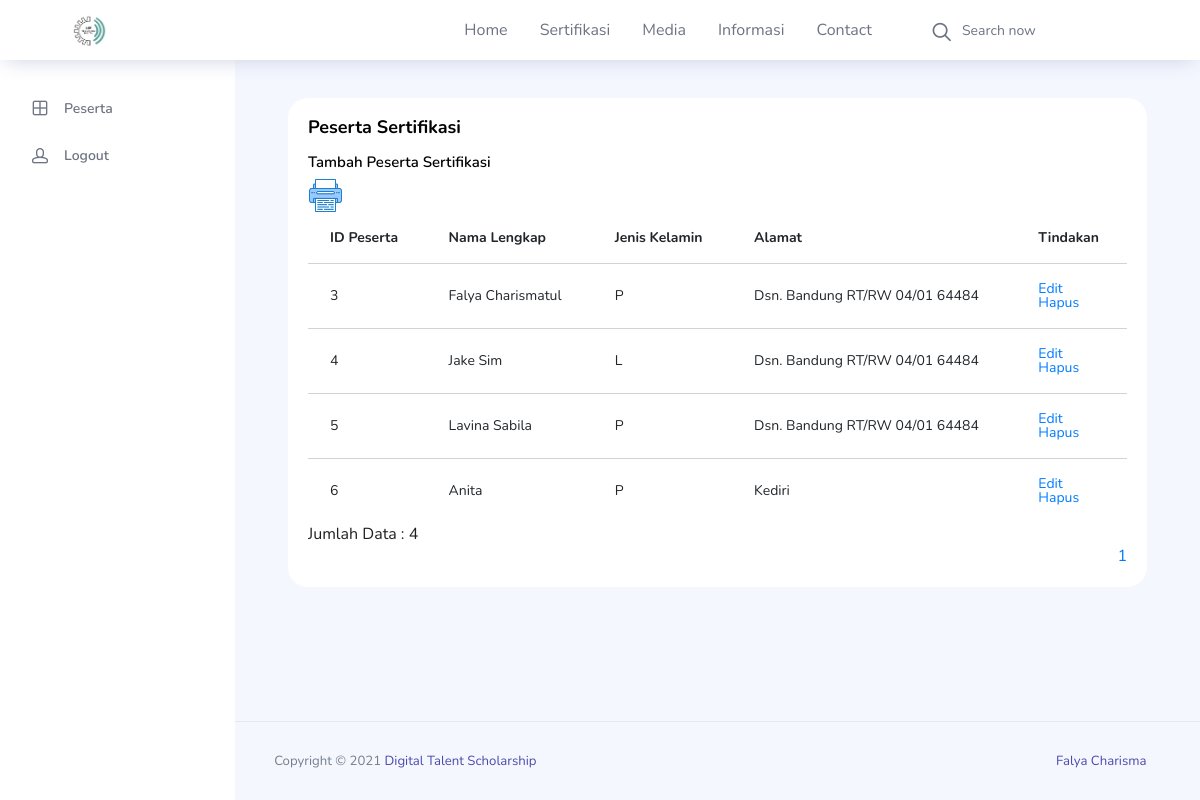
Screenshot of /pages/peserta.php (signed in) with the database file from the repository.
### tables this page shows
CREATE TABLE `peserta` (
  `id_peserta` int(11) NOT NULL,
  `nama_peserta` varchar(30) NOT NULL,
  `jenis_kelamin` enum('P','L') NOT NULL,
  `alamat` varchar(50) NOT NULL
);

### pages/peserta.php (the view, shortened to what this page needs)
<?php
include'../koneksi.php';
if(isset($_SESSION['sesi']) && !empty($_SESSION['sesi'])){
?>
<?php
include'header.php';
?>
      <div class="main-panel">
        <div class="content-wrapper">
           <div class="col-12 grid-margin stretch-card">
              <div class="card">
                <div class="card-body">
                  <h4 class="card-title">Peserta Sertifikasi</h4>
                  <a href="peserta-input.php" class="card-title"><h6>Tambah Peserta Sertifikasi</h6></a>
                  <a target="_blank" href="cetak.php"><img src="../images/printer.png" height="35px"></a>
                  <div class="table-responsive">
                    <table class="table">
                      <thead>
                        <tr>
                          <th>ID Peserta</th>
                          <th>Nama Lengkap</th>
                          <th>Jenis Kelamin</th>
                          <th>Alamat</th>
                          <th>Tindakan</th>
                        </tr>
                      </thead>
                          <tbody>
                            <?php
                            $batas=5;
                            extract($_GET);
                            if(empty($hal)){
                              $posisi = 0;
                              $hal = 1;
                            } else {
                              $posisi = ($hal-1) * $batas;
                              $nomor = $posisi+1;
                            }
                            if($_SERVER['REQUEST_METHOD'] == "POST"){
                              $pencarian = trim(mysqli_real_escape_string($db, $_POST['pencarian']));
                              if($pencarian != ""){
                                $sql = "SELECT * FROM peserta WHERE nama_peserta LIKE '%$pencarian%'
                                    OR id_peserta LIKE '%$pencarian%'
                                    OR jenis_kelamin LIKE '%$pencarian%'
                                    OR alamat LIKE '%$pencarian%'";
                                $query = $sql;
                                $queryJml = $sql;
                              } else {
                                $query = "SELECT * FROM peserta LIMIT $posisi, $batas";
                                $queryJml = "SELECT * FROM peserta";
                                $no = $posisi * 1;
                              }
                            }
                            else{
                              $query = "SELECT * FROM peserta LIMIT $posisi, $batas";
                              $queryJml = "SELECT * FROM peserta";
                            }
                            $q_tampil_peserta = mysqli_query($db, $query);
                              if(mysqli_num_rows($q_tampil_peserta)> 0){
                                  while ($r_tampil_peserta=mysqli_fetch_array($q_tampil_peserta)) {
                                ?>
                                <tr>
                                  <td><?php echo $r_tampil_peserta['id_peserta']; ?></td>
                                  <td><?php echo $r_tampil_peserta['nama_peserta']; ?></td>
                                  <td><?php echo $r_tampil_peserta['jenis_kelamin']; ?></td>
                                  <td><?php echo $r_tampil_peserta['alamat']; ?></td>
                                  <td>
                                    <div class="tombol-opsi-container"><a href="peserta-edit.php?id=<?php echo $r_tampil_peserta['id_peserta'];?>" class="tombol">Edit</a>
                                    </div>
                                    <div class="tombol-opsi-container"><a href="../proses/peserta-hapus.php?id=<?php echo $r_tampil_peserta['id_peserta'];?>" onclick = "return confirm ('Apakah Anda Yakin Akan Menghapus Data Ini?')" class="tombol">Hapus</a>
                                    </div>
                                  </td>
                                </tr>
                                <?php
                              }
                            }
                            else{
                              echo "<tr><td colspan=6>Data Tidak Ditemukan</td></tr>";
                            }
                            ?>
                          </tbody>
                    </table>
                      <?php
                        if(isset($_POST['pencarian'])){
                          if($_POST['pencarian']!=' '){
                            echo "<div style=\"float:left;\">";
                            $jml = mysqli_num_rows(mysqli_query($db, $queryJml));
                            echo "Data Hasil Pencarian: <b>$jml</b>";
                          }
                        } else {
                        ?>
                          <div style="float: left;">
                            <?php
                              $jml = mysqli_num_rows(mysqli_query($db, $queryJml));
                              echo "Jumlah Data : $jml";
                            ?>
                          </div>
                          <div style="float: right;">
                            <br>
                            <?php
                            $jml_hal = ceil($jml / $batas);
                            for($i = 1; $i <= $jml_hal; $i++){
                              if($i != $hal){
                                echo "<a href=\"?p=peserta&hal=$i\">$i</a>";
                              } else {
                                echo "<a class=\"active\">$i</a>";
                              }
                            }
                            ?>
                          </div>
                        <?php
                        }
                        ?>
                  </div>
                </div>
                </div>
              </div>
            </div>
<?php
include'footer.php';
?>
 <?php
} else {
  echo"<script>alert('Anda Harus Login Dahulu'); </script>";
  header('location:../login.php');
}
?>

### pages/header.php (shortened to what this page needs)
<!DOCTYPE html>
<html lang="en">
<head>
  <link rel="stylesheet" href="../vendors/feather/feather.css">
  <link rel="stylesheet" href="../vendors/ti-icons/css/themify-icons.css">
  <link rel="stylesheet" href="../vendors/css/vendor.bundle.base.css">
  <link rel="stylesheet" href="../vendors/datatables.net-bs4/dataTables.bootstrap4.css">
  <link rel="stylesheet" href="../vendors/ti-icons/css/themify-icons.css">
  <link rel="stylesheet" type="../text/css" href="js/select.dataTables.min.css">
  <link rel="stylesheet" href="../css/vertical-layout-light/style.css">
</head>
<body>
  <div class="container-scroller">
    <nav class="navbar col-lg-12 col-12 p-0 fixed-top d-flex flex-row">
      <div class="text-center navbar-brand-wrapper d-flex align-items-center justify-content-center">
        <a class="navbar-brand brand-logo mr-5" href="../index.php"><img src="../images/icon.png" class="mr-2" alt="logo"/></a>
      </div>
      <div class="navbar-menu-wrapper d-flex align-items-center justify-content-end">
        <ul class="navbar-nav mr-lg-2">
          <li class="nav-item">
            <a class="nav-link" href="../index.php">Home</a>
          </li>
          <li class="nav-item">
            <a class="nav-link" href="sertifikasi.php">Sertifikasi</a>
          </li>
          <li class="nav-item">
            <a class="nav-link" href="media.php">Media</a>
          </li>
          <li class="nav-item">
            <a class="nav-link" href="informasi.php">Informasi</a>
          </li>
          <li class="nav-item">
            <a class="nav-link" href="contact.php">Contact</a>
          </li>
          <form method="post">
          <li class="nav-item nav-search d-none d-lg-block">
            <div class="input-group">
              <div class="input-group-prepend hover-cursor" id="navbar-search-icon">
                <span class="input-group-text" id="search">
                  <i class="icon-search"></i>
                </span>
              </div>
              <input name="pencarian" type="text" class="form-control" id="navbar-search-input" placeholder="Search now" aria-label="search" aria-describedby="search">
            </div>
          </li>
          </form>
        </ul>
      </div>
    </nav>
    <div class="container-fluid page-body-wrapper">
      <nav class="sidebar sidebar-offcanvas" id="sidebar">
        <ul class="nav">
          <li class="nav-item">
            <a class="nav-link" data-toggle="collapse" href="#tables" aria-expanded="false" aria-controls="tables">
              <i class="icon-grid-2 menu-icon"></i>
              <span class="menu-title">Peserta</span>
              <i class="menu-arrow"></i>
            </a>
          </li>
           <li class="nav-item">
            <a class="nav-link" href="../logout.php">
               <i class="icon-head menu-icon"></i>
              <span class="menu-title">Logout</span>
            </a>
          </li>
        </ul>
      </nav>

### pages/footer.php (shortened to what this page needs)
   <footer class="footer">
          <div class="d-sm-flex justify-content-center justify-content-sm-between">
            <span class="text-muted text-center text-sm-left d-block d-sm-inline-block">Copyright © 2021 <a href="https://www.bootstrapdash.com/" target="_blank">Digital Talent Scholarship</span>
            <span class="float-none float-sm-right d-block mt-1 mt-sm-0 text-center">Falya Charisma<i class="ti-heart text-danger ml-1"></i></span>
          </div>
        </footer>
      </div>
    </div>
  </div>
</body>
</html>

### rows the page displays
peserta: id_peserta "3", nama_peserta "Falya Charismatul", jenis_kelamin "P", alamat "Dsn. Bandung RT/RW 04/01 64484"
peserta: id_peserta "4", nama_peserta "Jake Sim", jenis_kelamin "L", alamat "Dsn. Bandung RT/RW 04/01 64484"
peserta: id_peserta "5", nama_peserta "Lavina Sabila", jenis_kelamin "P", alamat "Dsn. Bandung RT/RW 04/01 64484"
peserta: id_peserta "6", nama_peserta "Anita", jenis_kelamin "P", alamat "Kediri"

### other values shown
$jml "4"
